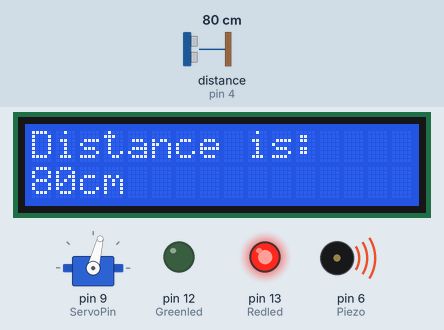
Recording of a sketch running on a simulated Arduino Uno, built with avr-gcc and run on an emulated ATmega328P. Parts: servo, 16×2 character LCD, output pins drawn as LEDs (lit = HIGH), buzzer (waves = sounding). Wiring (inferred from the names in the program): ultrasonic range finder: trigger pin 7; echo pin 4. Inputs (shaded band) come from the test bench; at power-on: distance to the obstacle (sensor on pin 4) 80 cm. The echo pulse lasts 58.3 µs per cm; pins used as bus, display or sensor lines are not drawn; what the sketch prints to the serial monitor is not drawn.

Above: at 1.29 s.
1.3 s: distance to the obstacle (sensor on pin 4) set to 4 cm
At 2.5 s:
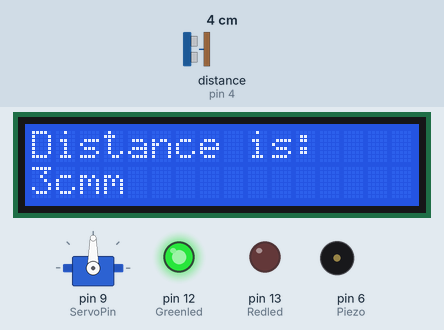
2.8 s: distance to the obstacle (sensor on pin 4) set to 7 cm
At 2.96 s:
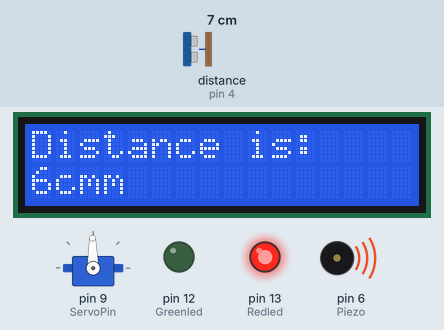
4.3 s: distance to the obstacle (sensor on pin 4) set to 9 cm
At 4.46 s:
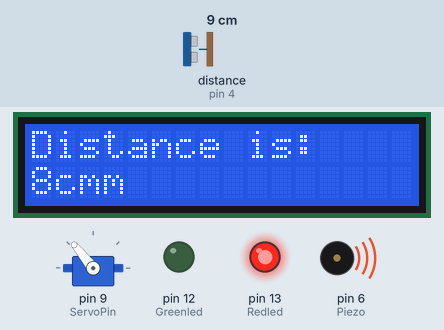
6.7 s: distance to the obstacle (sensor on pin 4) set to 12 cm
At 6.86 s:
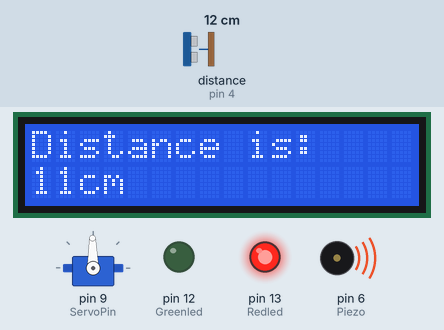
8.2 s: distance to the obstacle (sensor on pin 4) set to 250 cm
At 8.9 s:
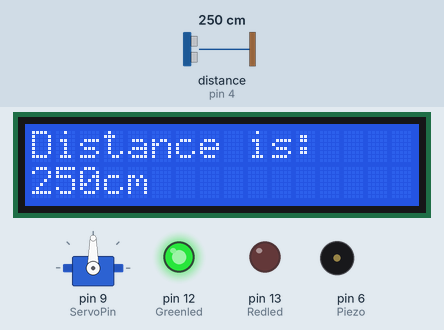
9.7 s: distance to the obstacle (sensor on pin 4) set to 2 cm
At 11.0 s:
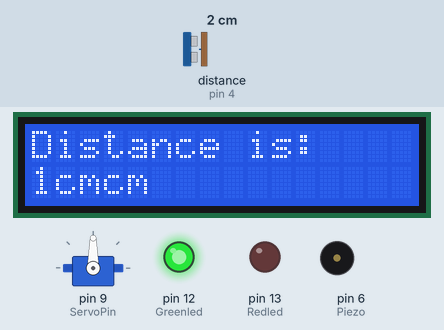
Timing chart, 0 to 12.2 s (numbered marks = the images above; inputs shaded):
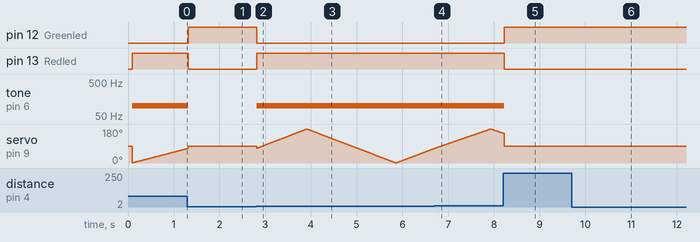

Measured:
- the behaviour switches between 5 and 6 cm on distance to the obstacle (sensor on pin 4) (found by bisection; images 1 and 2)
- the behaviour switches between 10 and 11 cm on distance to the obstacle (sensor on pin 4) (found by bisection; images 3 and 4)
- after the input at 1.3 s, pin 12 (Greenled): LOW → HIGH at once; pin 13 (Redled): HIGH → LOW at once; tone on pin 6 (Piezo): 100 Hz → silent at once; the display: first changes at once (image 1 shows a later state)
- after the input at 2.8 s, pin 12 (Greenled): HIGH → LOW at once; pin 13 (Redled): LOW → HIGH at once; tone on pin 6 (Piezo): silent → 100 Hz at once; the display: changes at once (image 2)
- after the input at 4.3 s, the display: changes at once (image 3)
- after the input at 6.7 s, the display: changes at once (image 4)
- after the input at 8.2 s, pin 12 (Greenled): LOW → HIGH at once; pin 13 (Redled): HIGH → LOW at once; tone on pin 6 (Piezo): 100 Hz → silent at once; the display: changes at once (image 5)
- after the input at 9.7 s, the display: changes at once (image 6)

The sketch:

Arduino_GROUP23.ino
```cpp
#include <Servo.h>
#include <Wire.h>
#include <LiquidCrystal_I2C.h>


LiquidCrystal_I2C lcd(0x27, 16, 2);
int ServoPin = 9;
int Redled = 13;
int Greenled = 12;
int angle = 0;
bool Direction=true;
int Piezo = 6;
int triggerPin = 7;
int echoPin = 4;
long duration=0, cm=0;
Servo servo;


void setup() {

  pinMode(Redled, OUTPUT);
  pinMode(Greenled, OUTPUT);
  pinMode(Piezo, OUTPUT);
  pinMode(triggerPin, OUTPUT);
  pinMode(echoPin, INPUT);
  servo.attach(ServoPin);
  lcd.init();
  lcd.backlight();
  lcd.print("Distance is: ");
  Serial.begin(9600);

}

void loop() {
  // convert the time into a distance
  // The speed of sound is 340 m/s or 29 microseconds per centimeter.
  // The ping travels out and back, so to find the distance of the object we
  // take half of the distance travelled.
  cm = readUltrasonicDistance(triggerPin, echoPin)/58;
  printLCD(String(cm));
  if(cm>=5 && cm<=200){
    activateAlarmSystem();
  }
  else{
    deactivateAlarmSystem();
  }

  printSerialMonitor();

}

long readUltrasonicDistance(int triggerPin, int echoPin)
{
  pinMode(triggerPin, OUTPUT);  // Clear the trigger
  digitalWrite(triggerPin, LOW);
  //delayMicroseconds(2);
  // Sets the trigger pin to HIGH state for 10 microseconds
  digitalWrite(triggerPin, HIGH);
  delayMicroseconds(10);
  digitalWrite(triggerPin, LOW);
  pinMode(echoPin, INPUT);
  // Reads the echo pin, and returns the sound wave travel time in microseconds
  return pulseIn(echoPin, HIGH);
}


// function is activating servo.
void startServo(){
  if (Direction){
   angle +=1;
  }
  else{
   angle -=1;
  }
   servo.write(angle);
   //delay(15);
  if(angle == 180)
    Direction = false;
  if(angle == 0)
    Direction = true;
}

//function is activating buzzer
void startPiezo(){
  tone(Piezo, 100, 1000); // turn on buzzer
}

// function is printing for LCD screen
void printLCD(String print){
  lcd.setCursor(0, 1);
  lcd.print(print);
  lcd.print("cm");
  lcd.setBacklight(1);
  delay(5); // Wait for 500 millisecond(s)
}

// function is activating the alarm system.
void activateAlarmSystem(){
  digitalWrite(Greenled,LOW); // turn off green led
  digitalWrite(Redled,HIGH); // turn on red led
  startServo();
  startPiezo();
}

// function is deactivating the alarm system.
void deactivateAlarmSystem(){
  digitalWrite(Redled,LOW); //turn off red led
  digitalWrite(Greenled,HIGH); // turn on green led
  servo.write(90); // turn off servo
  noTone(Piezo); //deactivating buzzer
}

// printing to serial monitor
void printSerialMonitor(){
  Serial.print(cm);
  Serial.print("cm");
  Serial.println();
}
```
